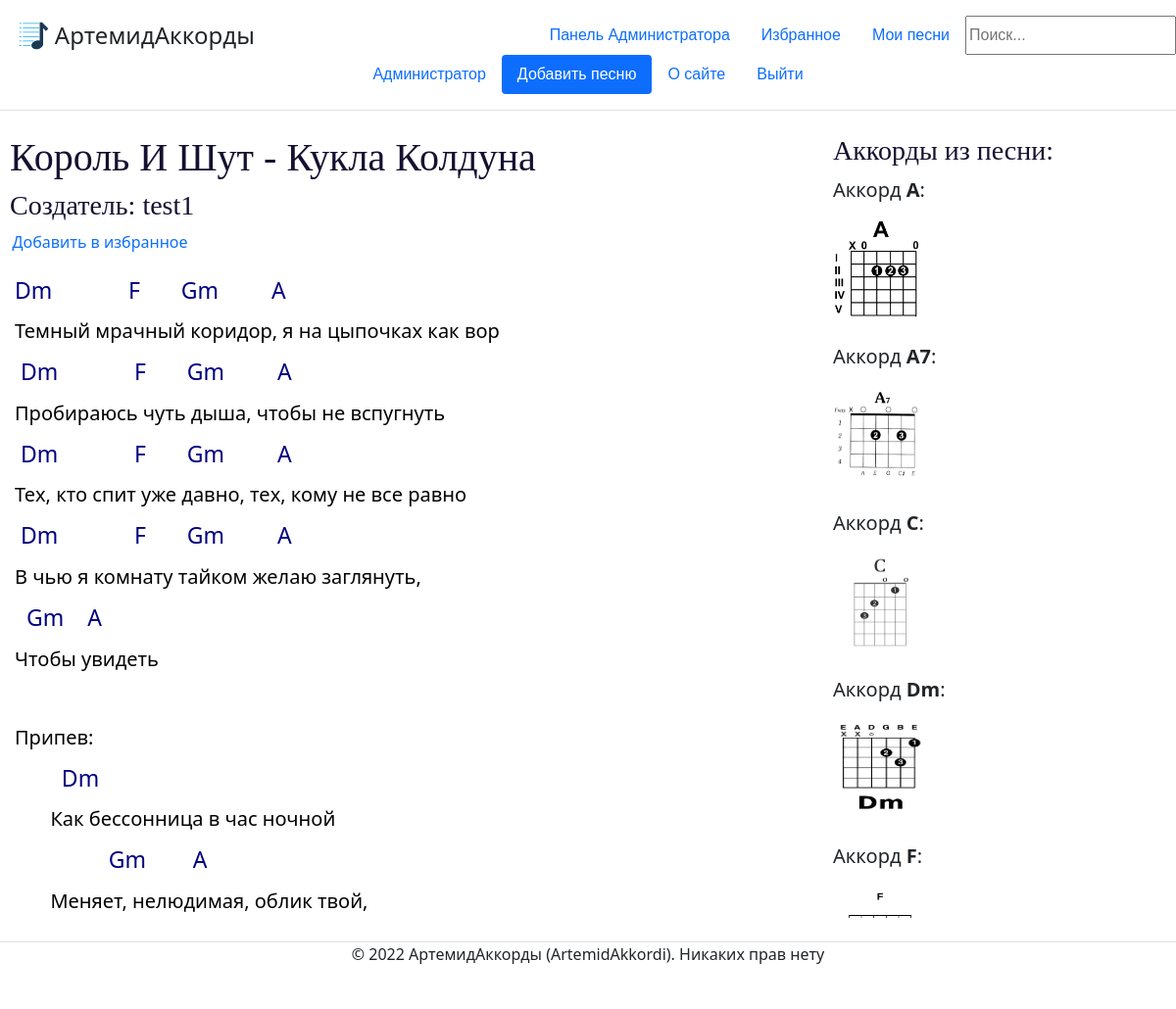
The page /content/96/ (signed in) on the database its author committed.
### mainapp/models.py (models this page shows, shortened)
class ContentWithChords(models.Model):
    song = models.ForeignKey('Song', on_delete=models.CASCADE, help_text="Выберите песню", verbose_name='Песня', null=False)
    creator = models.ForeignKey(User, on_delete=models.CASCADE, verbose_name='Создатель', null=False)
    content = models.TextField(help_text='Введите содержание (текст песни с расставленными аккордами', verbose_name='Содержание', null=False)
    chords = models.ManyToManyField('Chord', help_text='Выберите какие аккорды есть в вашем содержании (например Am, C, F).', verbose_name='Аккорды')
    likes = models.IntegerField(default=0, help_text="Введите кол-во лайков", verbose_name="Лайки")
    objects = models.Manager()
    """def get_absolute_url(self):
        return reverse('content', args[str(self.id)])"""

class Song(models.Model):
    title = models.CharField(max_length=250, help_text='Введите название песни', verbose_name="Название песни", null=False)
    album = models.ForeignKey('Album', on_delete=models.CASCADE, help_text='Выберите альбом', verbose_name='Альбом', null=False)
    objects = models.Manager()
    def __str__(self):
        return self.title

class Album(models.Model):
    title = models.CharField(max_length=250, help_text='Введите название альбома', verbose_name="Название альбома", null=False)
    singer = models.ForeignKey('Singer', on_delete=models.CASCADE, help_text='Выберите исполнителя', verbose_name='Исполнитель', null=False)
    objects = models.Manager()

class Singer(models.Model):
    name = models.CharField(max_length=250, help_text='Введите название исполнителя', verbose_name='Исполнитель', null=False)
    objects = models.Manager() #служебное поле для доступа к объектам в базе данных
    def __str__(self):
        return self.name

class Chord(models.Model):
    title = models.CharField(max_length=20, help_text='Название аккорда (например Am)', verbose_name="Аккорд", null=False)
    objects = models.Manager()

class ChordVariation(models.Model):
    chord = models.ForeignKey('Chord', on_delete=models.CASCADE, help_text='Выберите аккорд', verbose_name="Аккорд", null=False)
    content = models.TextField(help_text='Описание аккорда, картинка или ссылка', verbose_name='Описание аккорда', null=False)
    objects = models.Manager()

### mainapp/views.py (the view)
# urls.py: path('content/<int:id>/', views.content, name='content'),
def content(request, id):
    song = ContentWithChords.objects.get(id=id)
    s = song.content
    lines = []
    chords = []
    lines_with_chords = []
    flag_favourite = False
    if request.user.is_authenticated:
        user = User.objects.get(id=request.user.id)
        if Favourites.objects.filter(guitarist=user, song=song):
            flag_favourite = True
    for chord in song.chords.all():
        for cv in ChordVariation.objects.filter(chord=chord):
            chords.append(cv)
    for line in s.split('\n'):
        if '}' in line:
            line = line.replace('}', '')
            line = line.replace('{', '')
            line = line.replace(" ", "&nbsp;")
            lines_with_chords.append(line)
        line = line.replace(" ", "&nbsp;")  # для тупого html заменяем все пробелы на это
        lines.append(line)
    flag_moder = check_moder(request)
    return render(request, 'mainapp/content.html', {"song": song, "lines": lines, 'c_variations':chords, 'flag_favourite':flag_favourite, 'moder':flag_moder, 'lines_with_chords':lines_with_chords})

### mainapp/views.py (called while the page is built)
def check_moder(request):
    flag_moder = False
    if User.objects.filter(pk=request.user.id, groups__name='Moderator').exists() or User.objects.filter(pk=request.user.id, groups__name='Admin').exists():
        flag_moder = True
    return flag_moder

### templates/mainapp/content.html (shortened to what this page needs)
{% extends 'mainapp/base.html' %}
{%block site_content %}
{% load static %}
<link href= '{% static "css/content.css" %}' rel="stylesheet" >
<div class="block-left">
    <h1>{{ song.song.album.singer }} - {{ song.song }}</h1>
    <h3>Создатель: {{ song.creator }}</h3>
    {% if user.is_authenticated %}
        {% if flag_favourite == False %}
        <a href="/favourites/{{song.id}}">&nbsp;&nbsp;&nbsp;Добавить в избранное</a>
        {% else %}
        <a href="/favourites/{{song.id}}">&nbsp;&nbsp;&nbsp;Убрать из избранного</a>
        {% endif %}
    {% endif %}
    <br>
    <br>
    {% for line in lines %}
        {% if line in lines_with_chords %}
             <h4>{{ line|safe|linebreaks }}</h4>
        {% else %}
            <h5>{{ line|safe|linebreaks}}</h5>
        {% endif %}
    {% endfor %}
</div>
<div class="block-right">
    <h3>Аккорды из песни:</h3>
    {% for chord in song.chords.all %}
    <p style="font-size: 20px; text-indent:10px;">Аккорд <strong>{{ chord.title }}</strong>:</p>
            {% for c_variation in c_variations %}
                {% if chord == c_variation.chord %}
                    {% if 'http' in c_variation.content %}
                            &nbsp;&nbsp;<img src="{{ c_variation.content }}">
                        {% else %}
                            &nbsp;&nbsp;<img src="{% static c_variation.content %}">
                        {% endif %}
                {% endif %}
            {% endfor %}
    <br>
    <br>
    {% endfor %}
</div>
{% endblock %}

### templates/mainapp/base.html (shortened to what this page needs)
<!DOCTYPE html>
<html lang="en" xmlns="http://www.w3.org/1999/html">
{% load static %}
<head>
    <link href= '{% static "css/base.css" %}' rel="stylesheet" type="text/css">
    <link rel="stylesheet" href="https://cdn.jsdelivr.net/npm/bootstrap@5.1.3/dist/css/bootstrap.min.css">
    <header class="d-flex flex-wrap justify-content-center py-3 mb-4 border-bottom">
      <a href="/" class="d-flex align-items-center mb-3 mb-md-0 me-md-auto text-dark text-decoration-none">
        <img style="width: 35px; height: 35px" src="{% static 'image/logo.svg' %}">
        <span class="fs-4">АртемидАккорды</span>
      </a>
        <form action="{% url 'search' %}" method="get">
            {% if user.is_authenticated %}
            <ul class="nav nav-pills">
                {% if moder == True %}
                <li class="nav-item"><a href="/admin" class="nav-link">Панель Администратора</a></li>
                {% endif %}
                <li class="nav-item"><a href="/my_favourites/{{user.id}}" class="nav-link">Избранное</a></li>
                <li class="nav-item"><a href="/my/{{user.id}}" class="nav-link">Мои песни</a></li>
                <input name="search_str" type="search" placeholder="Поиск...">
            </ul>
            {% else %}
                <input name="search_str" type="text" placeholder="Поиск...">
            {% endif %}
        </form>
      <ul class="nav nav-pills">
          {% if user.is_authenticated %}
            {% if user.first_name %}
                <li class="nav-item"><a href="/profile/{{user.id}}" class="nav-link">{{user.first_name}}</a></li>
            {% else %}
                <li class="nav-item"><a href="/profile/{{user.id}}" class="nav-link">{{user.username}}</a></li>
            {% endif %}
            <li class="nav-item"><a href="/create" class="nav-link active" aria-current="page">Добавить песню</a></li>
            <li class="nav-item"><a href="/about" class="nav-link">О сайте</a></li>
            <li class="nav-item"><a href="/logout" class="nav-link">Выйти</a></li>
          {% else %}
            <li class="nav-item"><a href="/about" class="nav-link">О сайте</a></li>
            <li class="nav-item"><a href="/login" class="nav-link active" aria-current="page">Войти</a></li>
            <li class="nav-item"><a href="/register" class="nav-link">Регистрация</a></li>
          {% endif %}
      </ul>
    </header>
</head>
<body>
    {% block site_content %}{% endblock %}
</body>
<footer>
    <div class="d-flex justify-content-center my-4 border-top">
      <p>© 2022 АртемидАккорды (ArtemidAkkordi). Никаких прав нету</p>
    </div>
</footer>
</html>

### static/css/base.css (style rules this page uses)
ul { font-size: 16px; font-family: Arial, Helvetica, sans-serif; }

### static/css/content.css (style rules this page uses)
h1 { text-indent:10px; font-family: Verdana; color: #151130; }
h3 { text-indent:10px; font-family: Trebuchet MS; color: #151130; }
h4 { font-size: 23px; text-indent:15px; color: #000080; }
h5 { text-indent:15px; color: #000000; }
.block-left { width:70%;height:800px;overflow:auto;float:left; }
.block-right { width:30%;height:800px;overflow:auto; }
img { height: 100px; width: 100px; }
a { text-decoration: none; }

### templates/mainapp/base.html (style rules this page uses)
input { length: 100px; }

### rows shown on the page
ContentWithChords: song.album.singer "Король И Шут", song "Кукла Колдуна", creator "test1"
Chord: title "A"
ChordVariation: content (picture)
Chord: title "A7"
ChordVariation: content (picture)
Chord: title "C"
ChordVariation: content (picture)
Chord: title "Dm"
ChordVariation: content (picture)
Chord: title "F"
ChordVariation: content (picture)

### other values the page prints
{{ user.first_name }} "Администратор"
{{ line|safe|linebreaks }} "Dm F Gm A" "Dm F Gm A" "Dm F Gm A" "Dm F Gm A" "Gm A" "Dm" "Gm A"
{{ line|safe|linebreaks }} "Темный мрачный коридор, я на цыпочках как вор" "Пробираюсь чуть дыша, чтобы не вспугнуть" "Тех, кто спит уже давно, тех, кому не все равно" "В чью я комнату тайком желаю заглянуть," "Чтобы увидеть" "Припев:" "Как бессонница в час ночной" "Меняет, нелюдимая, облик твой,"
